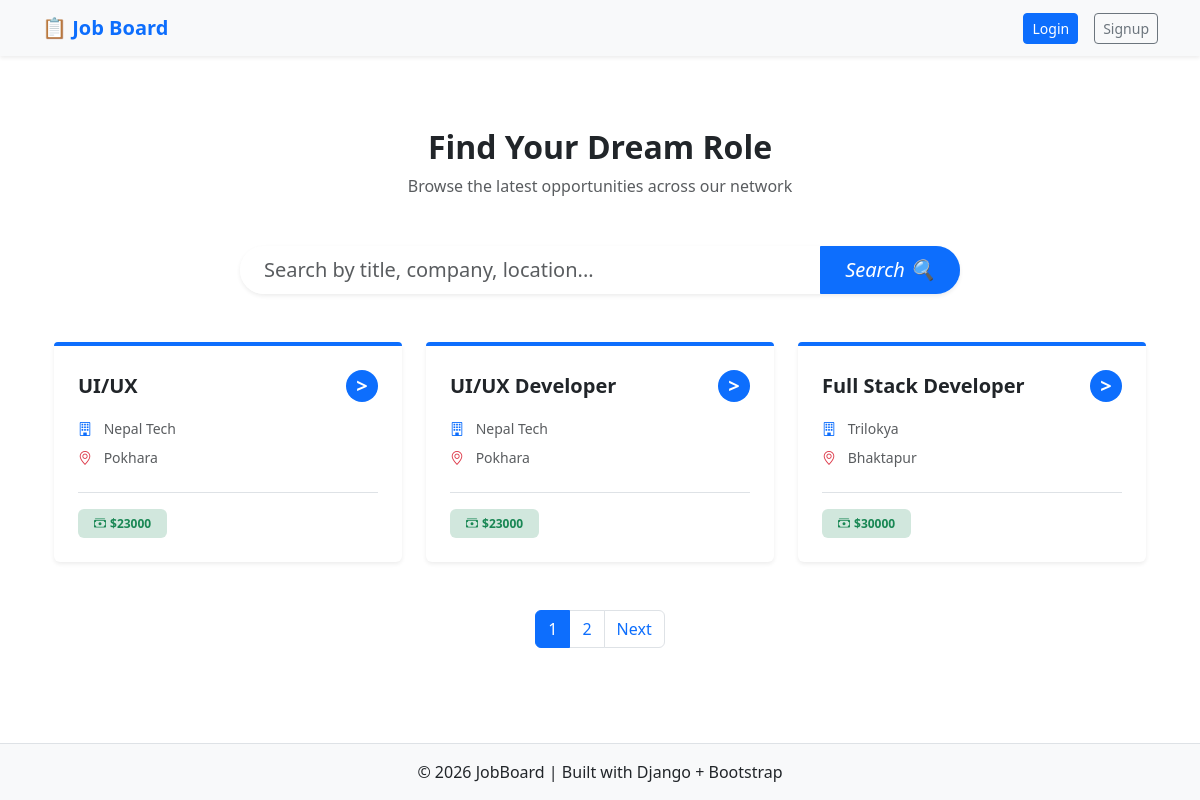
/, run on an earlier commit of the app's database.
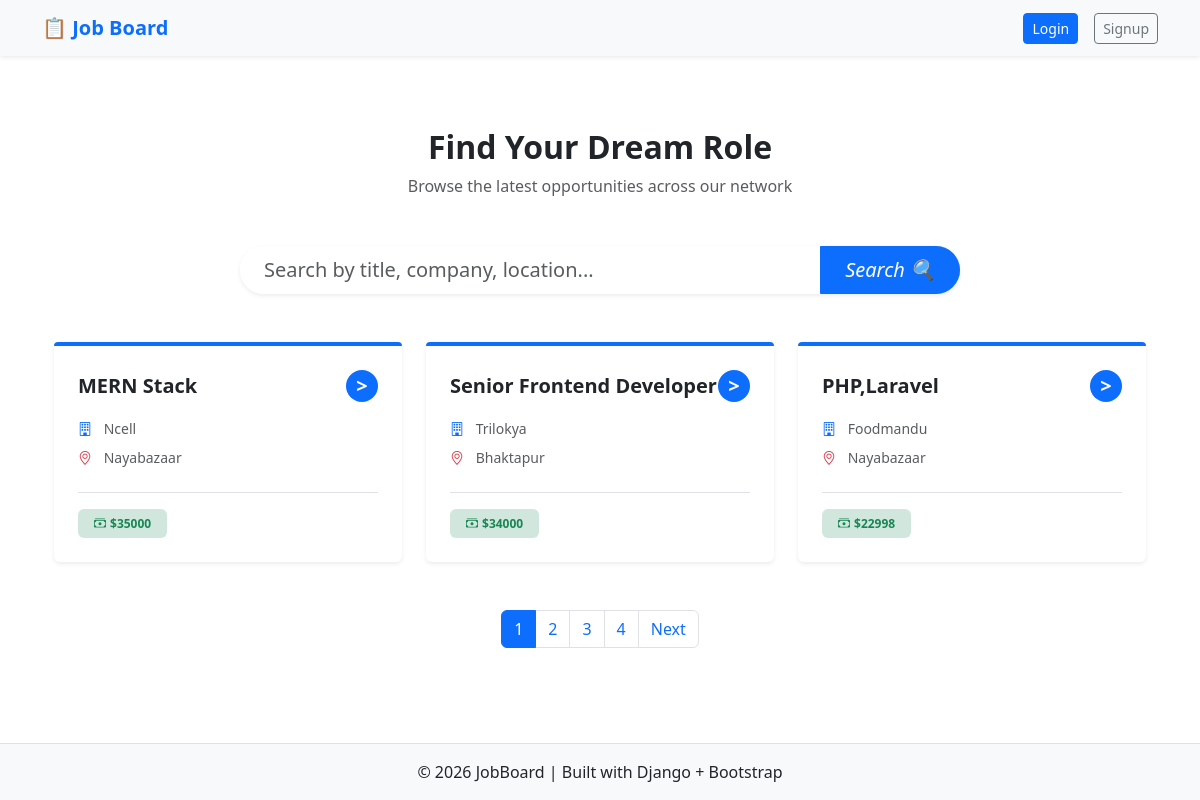
And on a later commit of the database.
### job/models.py (models this page shows, shortened)
class Job(models.Model):
    title = models.CharField(max_length=200)
    description = models.TextField()
    company = models.CharField(max_length=200)
    location = models.TextField()
    salary = models.PositiveBigIntegerField()
    posted_by = models.ForeignKey(User,on_delete=models.CASCADE,related_name="jobs")
    created_at = models.DateTimeField(auto_now_add=True)

### job/views.py (the view)
# urls.py: path("",views.JobListView.as_view(),name="job-list"),
class JobListView(ListView):
    model = Job
    template_name = "job_list.html"
    context_object_name = "jobs"
    paginate_by = 3
    def get_queryset(self):
        queryset = Job.objects.all().order_by("-created_at")
        query = self.request.GET.get("q")
        if query:
            queryset = queryset.filter(
                Q(title__icontains=query)|
                Q(location__icontains=query)|
                Q(company__icontains=query)
            )
        return queryset

### templates/job_list.html (shortened to what this page needs)
{% extends "base.html" %}
{% block content %}
<div class="container py-5">
    <div class="mb-5 text-center">
        <h2 class="fw-bold text-dark">Find Your Dream Role</h2>
        <p class="text-muted">Browse the latest opportunities across our network</p>
    </div>
    <div class="row justify-content-center mb-5">
        <div class="col-lg-8">
            <form action="" method="get">
                <div class="input-group input-group-lg shadow-sm border-0 rounded-pill overflow-hidden">
                    <input type="text" name="q" class="form-control border-0 ps-4"
                        placeholder="Search by title, company, location..." value="{{ request.GET.q }}">
                    <button type="submit" class="btn btn-primary px-4">
                        <i>Search 🔍</i>
                    </button>
                </div>
            </form>
        </div>
    </div>
    <div class="row row-cols-1 row-cols-md-3 g-4">
        {% for job in jobs %}
        <div class="col">
            <div class="card h-100 border-0 shadow-sm transition-card position-relative">
                <div class="border-top border-4 border-primary rounded-top"></div>
                <div class="card-body p-4">
                    <h5 class="card-title fw-bold mb-3 d-flex justify-content-between align-items-center">
                        <a href="{% url 'job-detail' job.pk %}" class="text-decoration-none text-dark stretched-link">
                            {{ job.title }}
                        </a>
                        <span
                            class="d-inline-flex align-items-center justify-content-center bg-primary text-white rounded-circle"
                            style="width: 32px; height: 32px; cursor: pointer;">
                            &gt;
                        </span>
                    </h5>
                    <div class="d-flex flex-column gap-2 mb-4 text-muted">
                        <div class="small">
                            <i class="bi bi-building me-2 text-primary"></i> {{ job.company }}
                        </div>
                        <div class="small">
                            <i class="bi bi-geo-alt me-2 text-danger"></i> {{ job.location }}
                        </div>
                    </div>
                    <div class="d-flex align-items-center justify-content-between mt-auto pt-3 border-top">
                        <span class="badge bg-success-subtle text-success px-3 py-2">
                            <i class="bi bi-cash-stack me-1"></i>${{ job.salary }}
                        </span>
                    </div>
                </div>
            </div>
        </div>
        {% endfor %}
    </div>
    <nav aria-label="Job pagination" class="mt-5">
        <ul class="pagination justify-content-center">
            {% for i in page_obj.paginator.page_range %}
            <li class="page-item {% if i == page_obj.number %}active{% endif %}">
                <a href="?page={{ i }}{% if request.GET.q %}&q={{ request.GET.q }}{% endif %}" class="page-link">{{ i }}</a>
            </li>
            {% endfor %}
            {% if page_obj.has_next %}
            <li class="page-item">
                <a href="?page={{ page_obj.next_page_number }}{% if request.GET.q %}&q={{ request.GET.q }}{% endif %}"
                    class="page-link rounded-end">Next</a>
            </li>
            {% endif %}
        </ul>
    </nav>
</div>
{% endblock content %}

### templates/base.html (shortened to what this page needs)
<!doctype html>
<html lang="en" data-bs-theme="light">
<head>
    <link href="https://cdn.jsdelivr.net/npm/bootstrap@5.3.8/dist/css/bootstrap.min.css" rel="stylesheet">
    <link href="https://cdn.jsdelivr.net/npm/bootstrap-icons/font/bootstrap-icons.css" rel="stylesheet">
</head>
<body>
    <nav class="navbar navbar-expand-lg bg-body-tertiary shadow-sm sticky-top">
        <div class="container">
            <a class="navbar-brand text-primary fw-bold" href="/">📋 Job Board</a>
            <div class="collapse navbar-collapse" id="navbarContent">
                <div class="ms-auto d-flex align-items-center gap-3">
                    {% if user.is_authenticated %}
                        <span class="navbar-text">Welcome, <strong>{{ user.username }}</strong></span>
                    {% if user.profile.role == "employer" %}
                        <a href="{% url 'create' %}" class="btn btn-primary btn-sm me-2">Create New Job</a>
                    {% endif %}
                        <a href="{% url 'dashboard' %}" class="btn btn-outline-secondary btn-sm me-2">Dashboard</a>
                    <div class="dropdown">
                        <a class="btn btn-outline-secondary dropdown-toggle" href="#" data-bs-toggle="dropdown">
                            <i class="bi bi-person-circle"></i>
                        </a>
                        <ul class="dropdown-menu dropdown-menu-end shadow">
                            <li><a class="dropdown-item" href="#">Profile</a></li>
                            <li>
                                <hr class="dropdown-divider">
                            </li>
                            <li>
                                <form method="post" action="{% url 'logout' %}">
                                    {% csrf_token %}
                                    <button class="btn btn-danger w-100">Logout</button>
                                </form>
                            </li>
                        </ul>
                    </div>
                    {% else %}
                    <a href="{% url 'login' %}" class="btn btn-primary btn-sm">Login</a>
                    <a href="{% url 'signup' %}" class="btn btn-outline-secondary btn-sm">Signup</a>
                    {% endif %}
                </div>
            </div>
        </div>
    </nav>
    <main class="container py-4">
        {% block content %}
        {% endblock content %}
    </main>
    <footer class="bg-body-tertiary text-center py-3 border-top">
        <p class="mb-0">© 2026 JobBoard | Built with Django + Bootstrap</p>
    </footer>
</body>
</html>

### templates/base.html (style rules this page uses)
body { min-height: 100vh; display: flex; flex-direction: column; }
main { flex: 1; }

### templates/job_list.html (style rules this page uses)
.transition-card { transition: all 0.3s ease; }

What changed in the data, as far as the page shows it:
no longer on this page (row unchanged): Job: title "UI/UX", company "Nepal Tech", location "Pokhara", salary "23000"
no longer on this page (row unchanged): Job: title "UI/UX Developer", company "Nepal Tech", location "Pokhara", salary "23000"
no longer on this page (row unchanged): Job: title "Full Stack Developer", company "Trilokya", location "Bhaktapur", salary "30000"
added Job: title "MERN Stack", company "Ncell", location "Nayabazaar", salary "35000"
added Job: title "Senior Frontend Developer", company "Trilokya", location "Bhaktapur", salary "34000"
added Job: title "PHP,Laravel", company "Foodmandu", location "Nayabazaar", salary "22998"
Also different on the page:
new list line: "3"
new list line: "4"
